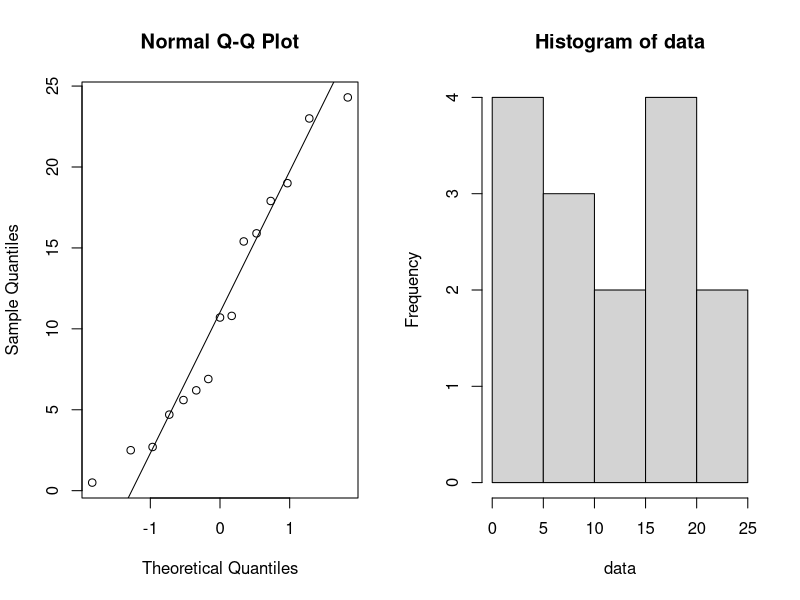
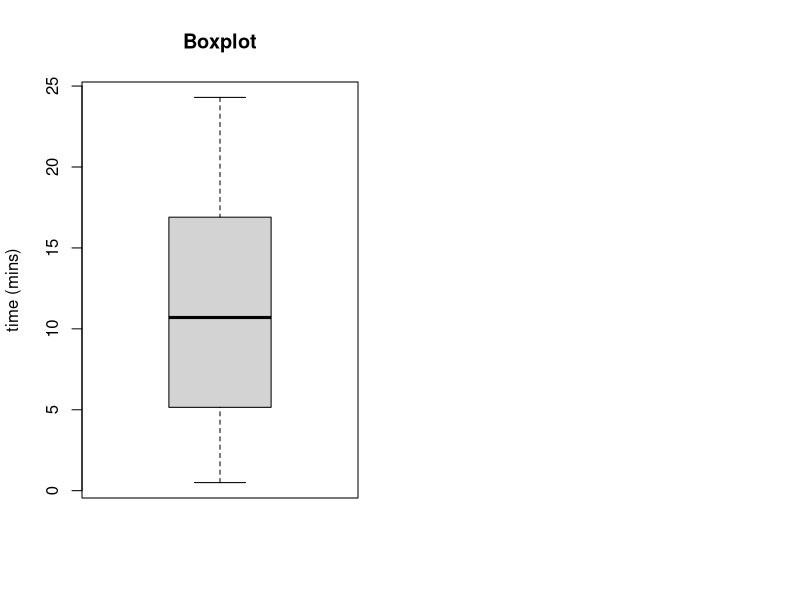
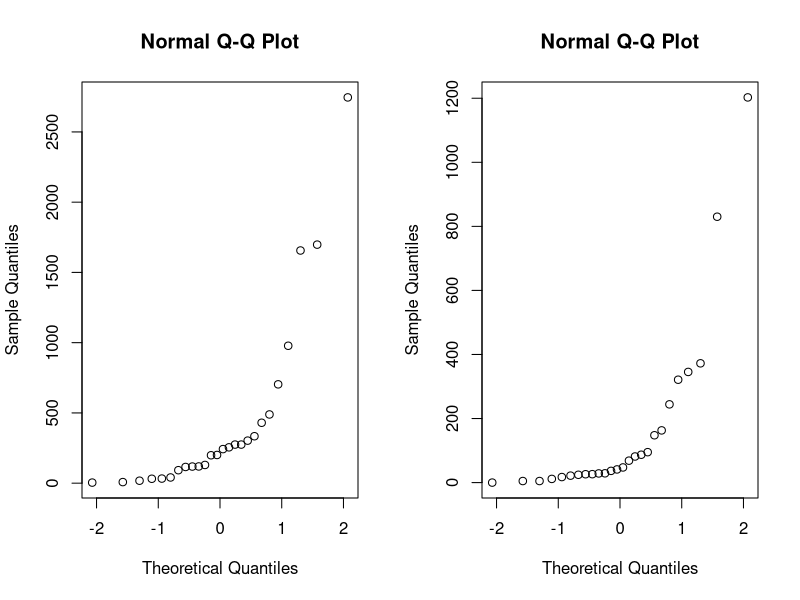
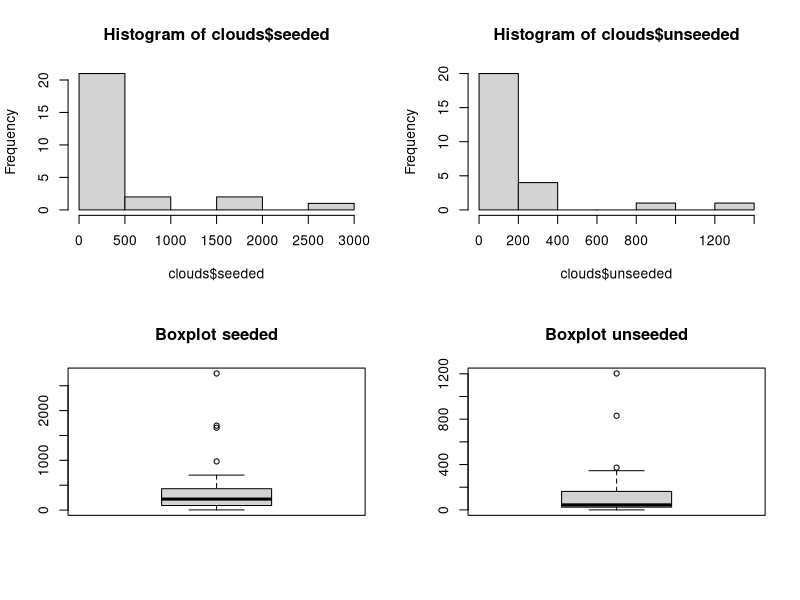
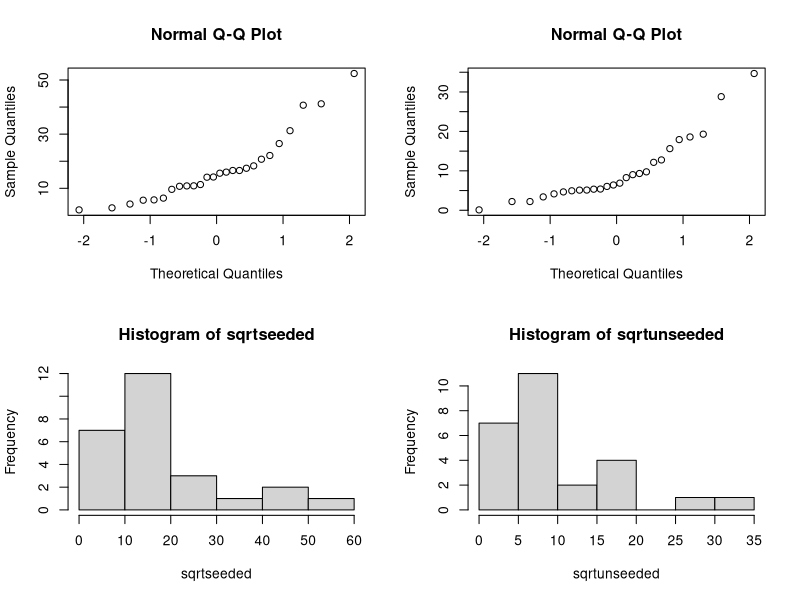
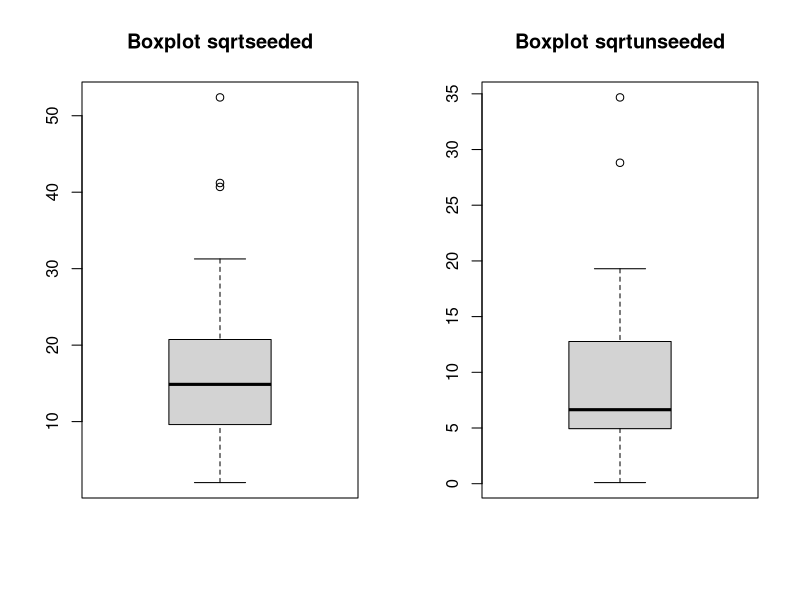
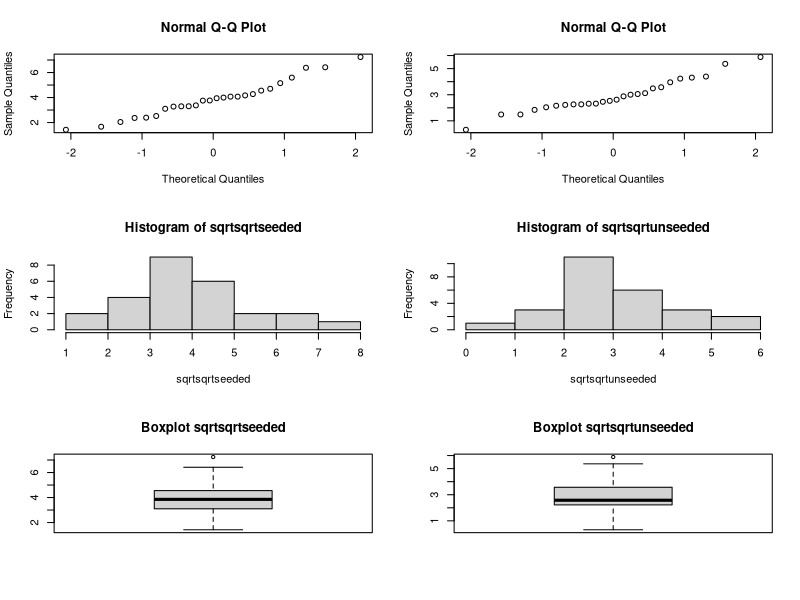
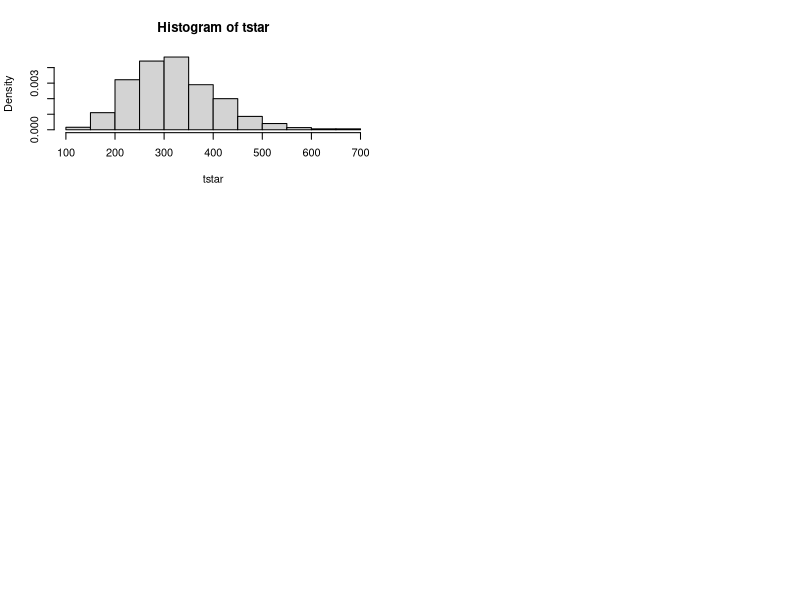

Write R code to recreate these figures, in order. (Note: this script raises an error after producing the figures.)
## ---- chunk 1
options(digits=3)
options(knitr.duplicate.label = "allow")
## ---- chunk 2

## ---- chunk 3
library("ggpubr")
library("pracma")
library("lme4")
library("dplyr")
library("car")
## ---- chunk 4
# to control output:
# https://community.rstudio.com/t/showing-only-the-first-few-lines-of-the-results-of-a-code-chunk/6963/2
library(knitr)
hook_output <- knit_hooks$get("output")
knit_hooks$set(output = function(x, options) {
  lines <- options$output.lines
  if (is.null(lines)) {
    return(hook_output(x, options))  # pass to default hook
  }
  x <- unlist(strsplit(x, "\n"))
  # more <- "..."
  if (length(lines)==1) {        # first n lines
    if (length(x) > lines) {
      # truncate the output, but add ....
      x <- c(head(x, lines))
    }
  } else {
    x <- c(x[lines])
  }
  # paste these lines together
  x <- paste(c(x, ""), collapse = "\n")
  hook_output(x, options)
})
## ---- chunk 5
data = c(15.4, 17.9, 19.0, 0.5, 15.9, 2.7, 6.2, 2.5, 4.7, 6.9, 10.8, 24.3, 5.6, 23.0, 10.7)
par(mfrow=c(1,2))
qqnorm(data);qqline(data); hist(data)
## ---- chunk 6
shapiro.test(data);
## ---- chunk 7
mean_data = mean(data)
std_data = sd(data)
n = length(data)

error = qnorm(0.985)*std_data/sqrt(n)
left = mean_data-error
right = mean_data+error

c(left, mean_data, right)     #mean and confidence interval
## ---- chunk 8
E = 1
min_sample_size = (qnorm(0.985)^2*std_data^2)/ E^2
min_sample_size
## ---- chunk 9
B=1000
Tstar=numeric(B)
for(i in 1:B) {
  Xstar=sample(data,replace=TRUE)
  Tstar[i]=mean(Xstar) }

Tstar15=quantile(Tstar,0.015)
Tstar985=quantile(Tstar,0.985)
## ---- chunk 10
c(left, mean_data, right) 
c(2*mean_data-Tstar985,mean(Tstar),2*mean_data-Tstar15)
## ---- chunk 11
mu0 = 15
t.test(data,mu=mu0,alt="less")
## ---- chunk 12
larger_than_mu = sum(data>mu0)
samples = length(data)
binom.test(larger_than_mu,samples,p=0.5, alt='less')
## ---- chunk 13
boxplot(data, main="Boxplot",
        ylab="time (mins)")
## ---- chunk 14
mu0_1= 13
psign_13=numeric(B) ## will contain p-values of sign test
pttest_13=numeric(B) ## will contain p-values of t-test

for(i in 1:B) {
   x=sample(data,replace=TRUE)
   pttest_13[i]=t.test(x,mu=mu0_1,alt="less")[[3]] ## extract p-value
   psign_13[i]=binom.test(sum(x>mu0),length(data),p=0.5, alt="less")[[3]]} ## extract p-value

#percentage of t test/sign tests that are lower than 0.05. T tests have a lot
#larger percentage of tests that reject the H0.
sum(psign_13<0.05)/B
sum(pttest_13<0.05)/B

#power test for sign test and t-test with mu0=14
mu0_2 = 14
psign_14=numeric(B) ## will contain p-values of sign test
pttest_14=numeric(B) ## will contain p-values of t-test

for(i in 1:B) {
  x=sample(data,replace=TRUE)
  pttest_14[i]=t.test(x,mu=mu0_2,alt="less")[[3]] ## extract p-value
  psign_14[i]=binom.test(sum(x>mu0),length(data),p=0.5, alt="less")[[3]]} ## extract p-value

#percentage of t test/sign tests that are lower than 0.05. T tests have a lot
#larger percentage of test than reject the H0.
sum(psign_14<0.05)/B
sum(pttest_14<0.05)/B
## ---- chunk 15
s = sd(data)
n = length(data)

# z-score is probability
pr = 0.53 # right end confidence interval
x <- sum(data>15.5)/n # sum of values > 15.5 / total
m <- pr-x # cause pr = x+m, m is error margin
pl <- x-m # left end confidence interval
cv <- (sqrt(n)*m)/s # cause m = cv*s/sqrt(n), is critical value
area <- 0.5398 # for cv 0.10 read from z-score table
alpha <- (1-(area/2)) # don't actually need alpha, cl is area/2
cl <- (1-alpha)*100 # confidence level
cbind(pl,pr,cl)
## ---- chunk 16
tab = matrix(c(3,2,4,6), ncol=2, byrow=TRUE)
colnames(tab) = c('men', 'women')
rownames(tab) = c('more than 15.5', 'less than 15.5')
tab <- as.table(tab)
tab
## ---- chunk 17
fisher.test(tab)
## ---- chunk 18
clouds=read.table(file="clouds.txt",header=TRUE)
clouds
## ---- chunk 19
par(mfrow=c(1,2))
qqnorm(clouds$seeded);qqnorm(clouds$unseeded)
## ---- chunk 20
par(mfrow=c(2,2))
hist(clouds$seeded);hist(clouds$unseeded)
boxplot(clouds$seeded,main='Boxplot seeded');boxplot(clouds$unseeded,main='Boxplot unseeded')
## ---- chunk 21
shapiro.test(clouds$seeded)
## ---- chunk 22
shapiro.test(clouds$unseeded)
## ---- chunk 23
t.test(clouds$seeded,clouds$unseeded,alternative = "greater")
## ---- chunk 24
wilcox.test(clouds$seeded,clouds$unseeded,alternative = "greater")
## ---- chunk 25
ks.test(clouds$unseeded,clouds$seeded,alternative = "greater")
## ---- chunk 26
sqrtseeded <- sqrt(clouds$seeded); sqrtunseeded <- sqrt(clouds$unseeded)
# Plots:
par(mfrow=c(2,2))
qqnorm(sqrtseeded);qqnorm(sqrtunseeded)
hist(sqrtseeded);hist(sqrtunseeded)
## ---- chunk 27
par(mfrow=c(1,2))
boxplot(sqrtseeded,main='Boxplot sqrtseeded');boxplot(sqrtunseeded,main='Boxplot sqrtunseeded')
## ---- chunk 28
shapiro.test(sqrtseeded)
## ---- chunk 29
shapiro.test(sqrtunseeded)
## ---- chunk 30
t.test(sqrtseeded,sqrtunseeded,alternative = "greater")
## ---- chunk 31
wilcox.test(sqrtseeded,sqrtunseeded,alternative = "greater")
## ---- chunk 32
ks.test(sqrtunseeded,sqrtseeded,alternative = "greater")
## ---- chunk 33
sqrtsqrtseeded <- sqrt(sqrtseeded); sqrtsqrtunseeded <- sqrt(sqrtunseeded)
# Plots:
par(mfrow=c(3,2))
qqnorm(sqrtsqrtseeded);qqnorm(sqrtsqrtunseeded)
hist(sqrtsqrtseeded);hist(sqrtsqrtunseeded)
boxplot(sqrtsqrtseeded,main='Boxplot sqrtsqrtseeded');boxplot(sqrtsqrtunseeded,main='Boxplot sqrtsqrtunseeded')
## ---- chunk 34
shapiro.test(sqrtsqrtseeded)
## ---- chunk 35
shapiro.test(sqrtsqrtunseeded)
## ---- chunk 36
var.test(sqrtsqrtseeded, sqrtsqrtunseeded, alternative = "two.sided")
## ---- chunk 37
t.test(sqrtsqrtseeded,sqrtsqrtunseeded, var.equal = TRUE, alternative = "greater")
## ---- chunk 38
wilcox.test(sqrtsqrtseeded,sqrtsqrtunseeded,alternative = "greater")
## ---- chunk 39
ks.test(sqrtsqrtunseeded,sqrtsqrtseeded,alternative = "greater")
## ---- chunk 40
c1 <- clouds$seeded
lambda_est <- 1/mean(c1)
n <- length(clouds$seeded)
sd <- 1/lambda_est
# CI
z <- qnorm(1-0.025)
CI_L <- (-z+sqrt(n))/(mean(c1)*sqrt(n))
CI_R <- (z+sqrt(n))/(mean(c1)*sqrt(n))
cbind(CI_L,CI_R)
## ---- chunk 41
t=median(c1);t
B=1000
tstar=numeric(B)
n=length(c1)
for (i in 1:B){
  xstar=rexp(n,lambda_est)
  tstar[i]=median(xstar)}
hist(tstar,prob=T)
pl=sum(tstar<t)/B; pr=sum(tstar>t)/B; p=2*min(pl,pr)
cbind(pl,pr,p)
## ---- chunk 42
ks.test(clouds$seeded,"pexp", lambda_est)
## ---- chunk 43
x <- sum(clouds$seeded<300)
n <- length(clouds$seeded)
binom.test(x,n,p=0.5,alt='less')
## ---- chunk 44
x <- sum(clouds$seeded<30)
binom.test(x,n,p=0.25,alt='less')
## ---- chunk 45
data=read.table(file="dogs.txt",header=TRUE)
data
## ---- chunk 46
par(mfrow=c(1,2))
qqnorm(data$isofluorane);qqline(data$isofluorane); hist(data$isofluorane)
## ---- chunk 47
shapiro.test(data$isofluorane)
## ---- chunk 48
cor.test(data$isofluorane, data$halothane, method = "spearman")
## ---- chunk 49
mystat=function(x,y) {mean(x-y)}
B=1000; tstar=numeric(B)
for (i in 1:B) {
  datastar=t(apply(cbind(data[,1],data[,2]),1,sample))
  tstar[i]=mystat(datastar[,1],datastar[,2]) }
myt=mystat(data[,1],data[,2])
myt
hist(tstar)
pl=sum(tstar<myt)/B
pr=sum(tstar>myt)/B
p=2*min(pl,pr)
p
## ---- chunk 50
dataframe=data.frame(concentration=as.vector(as.matrix(data)),
                     variety=factor(rep(1:3,each=10)))
aov=lm(concentration~variety,data=dataframe)
anova(aov)
## ---- chunk 51
par(mfrow=c(1,2))
qqnorm(residuals(aov)); qqline(residuals(aov))
plot(fitted(aov),residuals(aov), main = "Residual Plot")
## ---- chunk 52
leveneTest(concentration~variety,data=dataframe)
## ---- chunk 53
summary(aov)
## ---- chunk 54
attach(dataframe); kruskal.test(concentration,variety)
## ---- chunk 55
I=4; J=2; N=10
rbind(rep(1:I,each=N*J),rep(1:J,N*I),sample(1:(N*I*J)))
## ---- chunk 56
data = read.table("hemoglobin.txt", header=TRUE)
## ---- chunk 57
#necessary other wise rate is numerical and should be categorical
data$rate=as.factor(data$rate)
par(mfrow=c(1,2))
boxplot(hemoglobin ~ method, data = data,main = "Boxplot") ; 
boxplot(hemoglobin ~ rate, data = data,main = "Boxplot")
## ---- chunk 58
par(mfrow=c(1,2))
interaction.plot(x.factor = data$rate, trace.factor = data$method, response = data$hemoglobin, main="Interaction Plot",
        xlab="rate",
        ylab="hemoglobin",trace.label = "method:");
interaction.plot(x.factor = data$method, trace.factor = data$rate, response = data$hemoglobin, main="Interaction Plot",
        xlab="method",
        ylab="hemoglobin",trace.label = "rate:")
## ---- chunk 59
hemoglobinaov=lm(hemoglobin ~ method * rate, data = data) 
anova(hemoglobinaov)
## ---- chunk 60
hemoglobinaov2 =lm(hemoglobin ~ method + rate, data = data)
anova(hemoglobinaov2)
## ---- chunk 61
par(mfrow=c(1,2))
qqnorm(residuals(hemoglobinaov2))
qqline(residuals(hemoglobinaov2))
plot(fitted(hemoglobinaov2),residuals(hemoglobinaov2), main = "Boxplot")
hemoglobinaov2
## ---- chunk 62
shapiro.test(residuals(hemoglobinaov2))
## ---- chunk 63
group_by(data, method, rate) %>%
  summarise(
    count = n(),
    mean = mean(hemoglobin, na.rm = TRUE),
    sd = sd(hemoglobin, na.rm = TRUE)
  )
## ---- chunk 64
group_by(data, rate) %>%
  summarise(
    count = n(),
    mean = mean(hemoglobin, na.rm = TRUE),
    sd = sd(hemoglobin, na.rm = TRUE)
  )
## ---- chunk 65
hemoglobinaov3 =lm(hemoglobin ~ rate, data = data)
anova(hemoglobinaov3)
## ---- chunk 66
cream <- read.table(file="cream.txt",header=TRUE)
cream
## ---- chunk 67
cream$batch <- factor(cream$batch)
cream$position <- factor(cream$position)
cream$starter <- factor(cream$starter)
aovcream <- lm(acidity~batch+position+starter,data=cream); anova(aovcream)
## ---- chunk 68
summary(aovcream)
## ---- chunk 69
par(mfrow=c(1,2))
qqnorm(residuals(aovcream));qqline(residuals(aovcream));plot(fitted(aovcream),residuals(aovcream),main="Residual Plot")
## ---- chunk 70
shapiro.test(residuals(aovcream));
## ---- chunk 71
aovcream=lm(acidity~batch+starter,data=cream); anova(aovcream)
## ---- chunk 72
summary(aovcream)
## ---- chunk 73
friedman.test(acidity~batch | starter,data=cream)
## ---- chunk 74
creamlmer=lmer(acidity~starter+(1|batch),REML=FALSE,data=cream)
summary(creamlmer)
## ---- chunk 75
creamlmer1=lmer(acidity~(1|batch),data=cream,REML=FALSE)
anova(creamlmer,creamlmer1)
